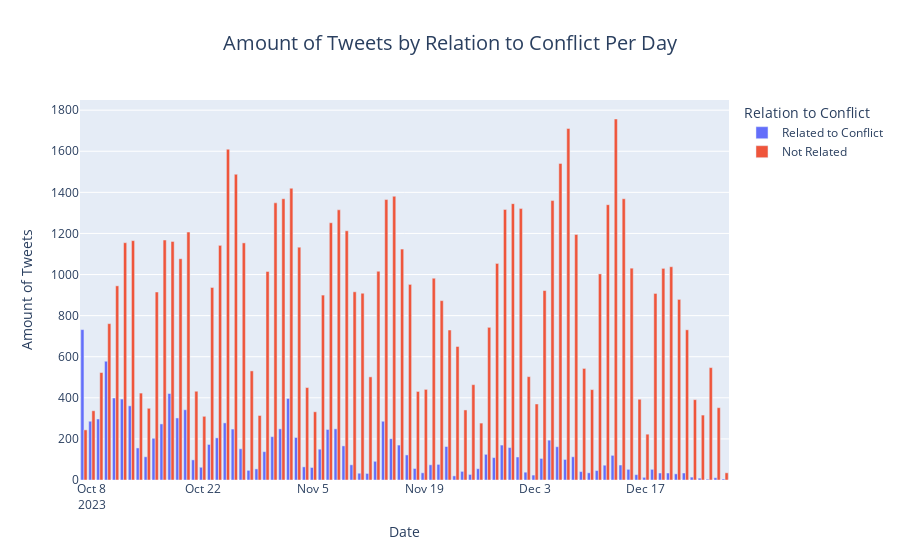

The notebook cell saved with this chart:
### Markdown cell above
### Daily Tweet frequncy

### Code cell
# Total number of tweets per day
tweets_daily = data_numeric.groupby(['date', 'is_conflict_related']).size().reset_index(name='Count')

# Tidying data for prettier legend
tweets_daily['is_conflict_related'] = tweets_daily['is_conflict_related'].str.replace("conflict_related", "Related to Conflict").str.replace("not_related", "Not Related")

# Create a bar graph with both binary values shown side by side
fig = px.bar(tweets_daily, x='date', y='Count', color='is_conflict_related', barmode='group', title='Amount of Tweets by Relation to Conflict Per Day',
       labels = {"date": "Date", "Count": "Amount of Tweets"})

fig.update_layout(title={'font_size': 20 ,"x": 0.5}, legend_title = "Relation to Conflict" )

### Figure 1 — Plotly figure (JSON) as saved in the notebook; plotly's stock layout.template omitted (floating-point values rounded to 4 significant figures)
{"data": [{"alignmentgroup": "True", "hovertemplate": "is_conflict_related=Related to Conflict<br>Date=%{x}<br>Amount of Tweets=%{y}<extra></extra>", "legendgroup": "Related to Conflict", "marker": {"color": "#636efa", "pattern": {"shape": ""}}, "name": "Related to Conflict", "offsetgroup": "Related to Conflict", "orientation": "v", "showlegend": true, "textposition": "auto", "type": "bar", "x": ["2023-10-07", "2023-10-08", "2023-10-09", "2023-10-10", "2023-10-11", "2023-10-12", "2023-10-13", "2023-10-14", "2023-10-15", "2023-10-16", "2023-10-17", "2023-10-18", "2023-10-19", "2023-10-20", "2023-10-21", "2023-10-22", "2023-10-23", "2023-10-24", "2023-10-25", "2023-10-26", "2023-10-27", "2023-10-28", "2023-10-29", "2023-10-30", "2023-10-31", "2023-11-01", "2023-11-02", "2023-11-03", "2023-11-04", "2023-11-05", "2023-11-06", "2023-11-07", "2023-11-08", "2023-11-09", "2023-11-10", "2023-11-11", "2023-11-12", "2023-11-13", "2023-11-14", "2023-11-15", "2023-11-16", "2023-11-17", "2023-11-18", "2023-11-19", "2023-11-20", "2023-11-21", "2023-11-22", "2023-11-23", "2023-11-24", "2023-11-25", "2023-11-26", "2023-11-27", "2023-11-28", "2023-11-29", "2023-11-30", "2023-12-01", "2023-12-02", "2023-12-03", "2023-12-04", "2023-12-05", "2023-12-06", "2023-12-07", "2023-12-08", "2023-12-09", "2023-12-10", "2023-12-11", "2023-12-12", "2023-12-13", "2023-12-14", "2023-12-15", "2023-12-16", "2023-12-17", "2023-12-18", "2023-12-19", "2023-12-20", "2023-12-21", "2023-12-22", "2023-12-23", "2023-12-24", "2023-12-25", "2023-12-26", "2023-12-27"], "xaxis": "x", "y": [732, 286, 297, 578, 399, 394, 361, 156, 113, 203, 273, 421, 302, 342, 98, 62, 173, 205, 278, 248, 152, 47, 54, 138, 211, 249, 397, 207, 64, 61, 150, 246, 249, 166, 74, 33, 32, 91, 286, 201, 170, 122, 56, 35, 74, 76, 163, 20, 42, 27, 55, 125, 109, 170, 158, 112, 38, 24, 105, 194, 162, 100, 113, 41, 35, 46, 72, 120, 73, 52, 26, 13, 52, 34, 34, 30, 34, 14, 9, 4, 11, 5], "yaxis": "y"}, {"alignmentgroup": "True", "hovertemplate": "is_conflict_related=Not Related<br>Date=%{x}<br>Amount of Tweets=%{y}<extra></extra>", "legendgroup": "Not Related", "marker": {"color": "#EF553B", "pattern": {"shape": ""}}, "name": "Not Related", "offsetgroup": "Not Related", "orientation": "v", "showlegend": true, "textposition": "auto", "type": "bar", "x": ["2023-10-07", "2023-10-08", "2023-10-09", "2023-10-10", "2023-10-11", "2023-10-12", "2023-10-13", "2023-10-14", "2023-10-15", "2023-10-16", "2023-10-17", "2023-10-18", "2023-10-19", "2023-10-20", "2023-10-21", "2023-10-22", "2023-10-23", "2023-10-24", "2023-10-25", "2023-10-26", "2023-10-27", "2023-10-28", "2023-10-29", "2023-10-30", "2023-10-31", "2023-11-01", "2023-11-02", "2023-11-03", "2023-11-04", "2023-11-05", "2023-11-06", "2023-11-07", "2023-11-08", "2023-11-09", "2023-11-10", "2023-11-11", "2023-11-12", "2023-11-13", "2023-11-14", "2023-11-15", "2023-11-16", "2023-11-17", "2023-11-18", "2023-11-19", "2023-11-20", "2023-11-21", "2023-11-22", "2023-11-23", "2023-11-24", "2023-11-25", "2023-11-26", "2023-11-27", "2023-11-28", "2023-11-29", "2023-11-30", "2023-12-01", "2023-12-02", "2023-12-03", "2023-12-04", "2023-12-05", "2023-12-06", "2023-12-07", "2023-12-08", "2023-12-09", "2023-12-10", "2023-12-11", "2023-12-12", "2023-12-13", "2023-12-14", "2023-12-15", "2023-12-16", "2023-12-17", "2023-12-18", "2023-12-19", "2023-12-20", "2023-12-21", "2023-12-22", "2023-12-23", "2023-12-24", "2023-12-25", "2023-12-26", "2023-12-27"], "xaxis": "x", "y": [244, 337, 523, 761, 945, 1155, 1165, 423, 349, 915, 1168, 1161, 1077, 1207, 432, 310, 937, 1142, 1610, 1488, 1154, 531, 314, 1015, 1349, 1369, 1420, 1133, 450, 332, 900, 1252, 1315, 1213, 916, 909, 502, 1016, 1365, 1381, 1124, 952, 431, 441, 982, 873, 730, 650, 341, 464, 277, 743, 1054, 1317, 1345, 1321, 503, 370, 922, 1360, 1541, 1711, 1195, 543, 440, 1003, 1340, 1757, 1369, 1031, 393, 223, 908, 1030, 1038, 879, 731, 391, 316, 547, 352, 35], "yaxis": "y"}], "layout": {"barmode": "group", "legend": {"title": {"text": "Relation to Conflict"}, "tracegroupgap": 0}, "title": {"font": {"size": 20}, "text": "Amount of Tweets by Relation to Conflict Per Day", "x": 0.5}, "xaxis": {"anchor": "y", "domain": [0, 1], "title": {"text": "Date"}}, "yaxis": {"anchor": "x", "domain": [0, 1], "title": {"text": "Amount of Tweets"}}}}
